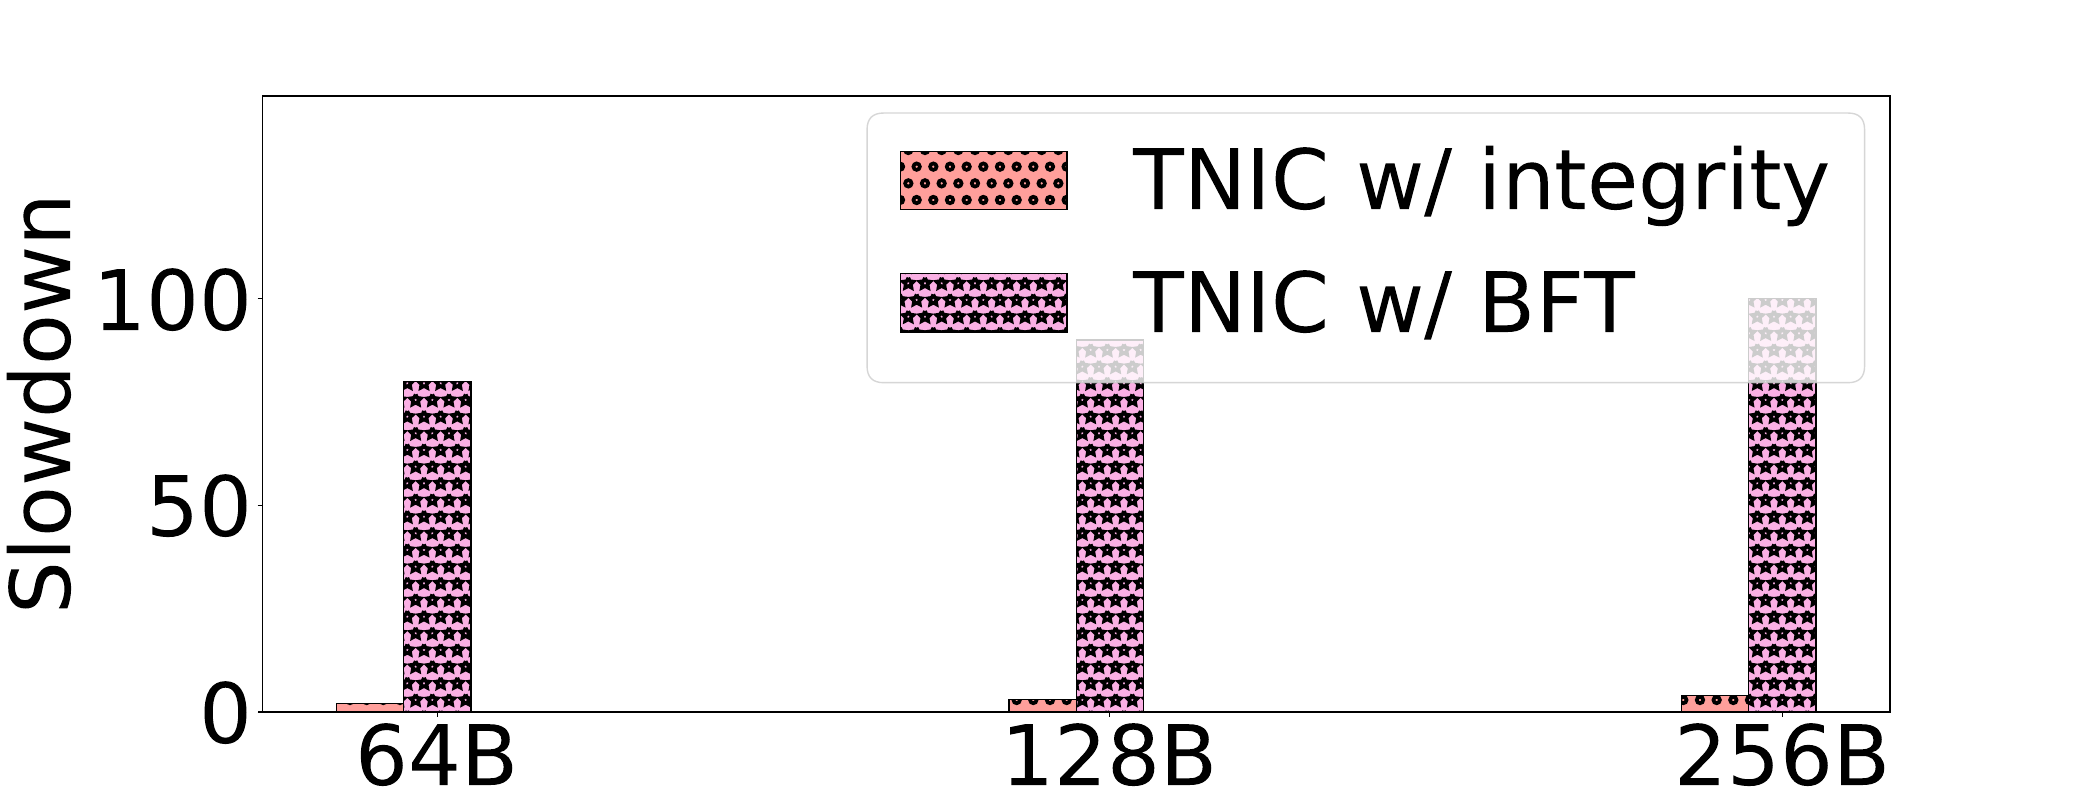

This chart was generated by the following Python code:
from os import read
import numpy as np
import matplotlib.pyplot as plt
import math
import sys
import csv
import seaborn as sns

plt.rcParams['hatch.linewidth'] = 2.5
palette = sns.color_palette("pastel")


plt.rcParams["figure.figsize"] = (21, 8)
plt.rcParams.update({'font.size': 60})

fig, ax = plt.subplots()

overheads_integrity = [2, 3, 4]
overheads_BFT = [80, 90, 100]

envs = ['64B', '128B', '256B']
x = np.arange(len(envs))
low = int(min(overheads_integrity))
high = int(max(overheads_BFT))
plt.ylim([0, math.ceil(high+0.5*(high-low))])
width = 0.10
x2 = [r+width for r in x]
ax.bar(x, overheads_integrity, width, color= palette[3], hatch="o", edgecolor="black", label="TNIC w/ integrity")
ax.bar(x2, overheads_BFT, width, color= palette[6], hatch="*", edgecolor="black", label="TNIC w/ BFT")
ax.set_ylabel("Slowdown")
ax.set_xticks(x2)
ax.set_xticklabels(envs)
#ax.set_title("")
ax.legend(loc=1, bbox_to_anchor=(1.01, 1.04))
plt.savefig('tnic_overheads.pdf',dpi=400)
#plt.show()
